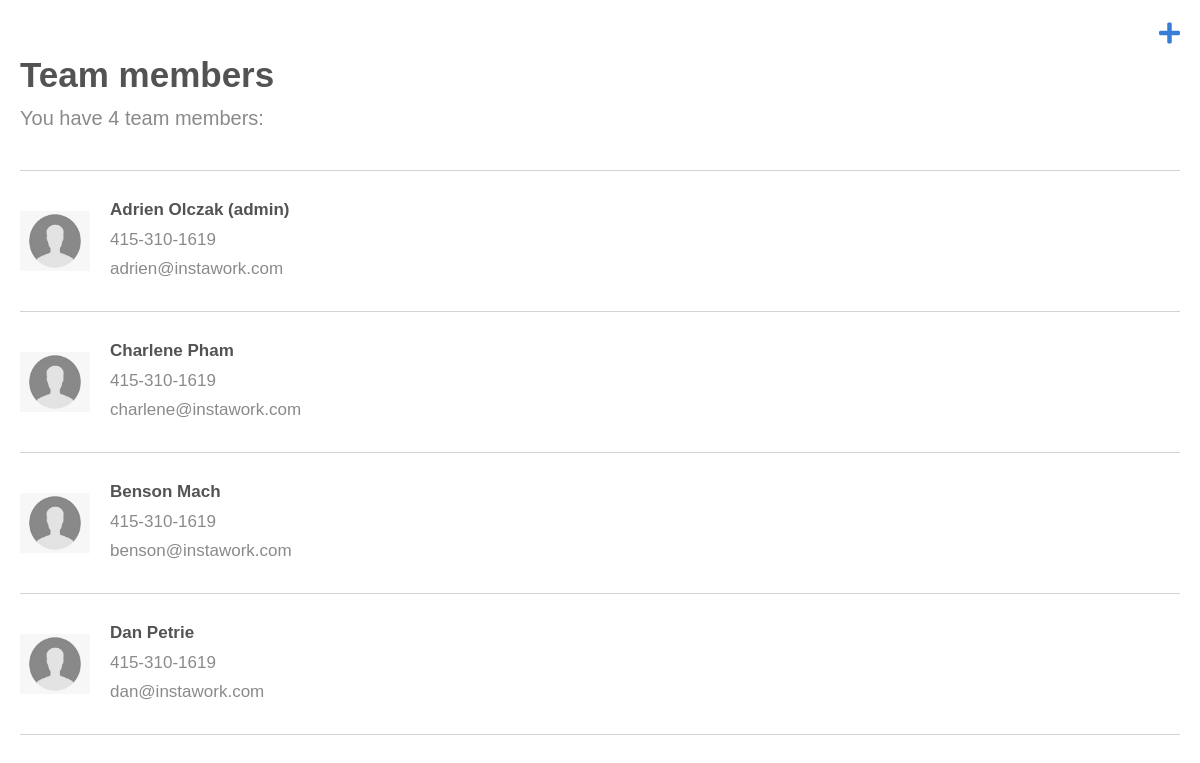
The page /instawork/ on the database its author committed.
### management/models.py (models this page shows)
class TeamMember(models.Model):
    ROLE_CHOICES = (
        (1, 'Regular'),
        (2, 'Admin'),
    )
    first_name = models.CharField(max_length=50)
    last_name = models.CharField(max_length=50)
    email = models.CharField(max_length=50)
    phone_number = models.CharField(max_length=50)
    role = models.IntegerField(choices=ROLE_CHOICES)

### management/views.py (the view)
# urls.py: path('', views.list, name='list'),
def list(request):
    return render(request, 'list.html', {'team_members': TeamMember.objects.all()})

### management/templates/list.html (shortened to what this page needs)
{% load static %}
<!DOCTYPE html>
<html lang="en">
  <head>
    <link rel="stylesheet" type="text/css" href="{% static 'list.css' %}" />
    <link
      rel="stylesheet"
      href="https://cdnjs.cloudflare.com/ajax/libs/font-awesome/5.15.1/css/all.min.css"
    />
  </head>
  <body>
    <a href="{% url 'add' %}" class="btn btn-primary"
      ><i class="fas fa-plus"></i
    ></a>
    <h1>Team members</h1>
    {% if team_members|length == 1 %}
    <p class="number-of-members">You have 1 team member</p>
    {% else %}
    <p class="number-of-members">
      You have {{ team_members|length }} team members:
    </p>
    {% endif %}
    <div class="line"></div>
    <div class="teammember-list">
      {% for member in team_members %}
      <a href="{% url 'edit' member.id %}">
        <div class="teammember-item">
          <div class="teammember-image">
            <img src="{% static 'profile.png' %}" alt="Image" />
          </div>
          <div class="teammember-info">
            <h2 class="name">
              {{ member.first_name }} {{ member.last_name }}
              {% if member.role == 2 %} (admin) {% endif %}
            </h2>
            <p class="phone-number">{{ member.phone_number }}</p>
            <p class="email">{{ member.email }}</p>
          </div>
        </div>
      </a>
      <div class="line"></div>
      {% endfor %}
    </div>
  </body>
</html>

### management/static/list.css (style rules this page uses)
body { font-family: sans-serif; margin-left: 20px; margin-right: 20px; }
h1 { font-size: 35px; margin-top: 55px; margin-bottom: 12px; color: rgb(83, 83, 83); }
h2 { white-space:nowrap; }
p { color: rgb(138, 138, 138); }
.teammember-item { display: flex; flex-wrap: wrap; align-items: center; }
a { text-decoration: none; }
.number-of-members { margin-top: 0; font-size: 20px; margin-bottom: 40px; }
.name { color: rgb(83, 83, 83); font-size: 17px; margin-bottom: 0; }
.phone-number { margin-top: 10px; font-size: 17px; margin-bottom: 0; }
.email { font-size: 17px; margin-top: 9px; }
.btn-primary { color: rgb(56, 125, 214); position: absolute; top: 20px; right: 20px; font-size: 1.5em; }
.teammember-image { width: 70px; height: 60px; margin-right: 20px; }
.teammember-image img { width: 100%; height: 100%; }
.teammember-info { width: calc(100% - 220px); }
.line { width: 100%; height: 1px; background-color: lightgrey; margin-top: 15px; margin-bottom: 15px; }

### rows shown on the page
TeamMember: first_name "Adrien", last_name "Olczak", role "(admin)", phone_number "415-310-1619", email "adrien@instawork.com"
TeamMember: first_name "Charlene", last_name "Pham", phone_number "415-310-1619", email "charlene@instawork.com"
TeamMember: first_name "Benson", last_name "Mach", phone_number "415-310-1619", email "benson@instawork.com"
TeamMember: first_name "Dan", last_name "Petrie", phone_number "415-310-1619", email "dan@instawork.com"

### other values the page prints
{{ team_members|length }} "4"
